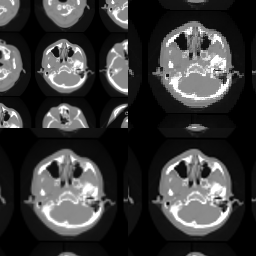

This figure's Python source:
#!/usr/bin/env python

# Test vtkImageReslice with wrap padding and oblique rotation.

# Factory overrides
import vtkmodules.vtkInteractionStyle  # noqa: F401
import vtkmodules.vtkRenderingFreeType  # noqa: F401
import vtkmodules.vtkRenderingOpenGL2  # noqa: F401

import os

from vtkmodules.vtkCommonTransforms import vtkTransform
from vtkmodules.vtkIOImage import vtkImageReader
from vtkmodules.vtkImagingCore import vtkImageReslice
from vtkmodules.vtkRenderingCore import (
    vtkActor2D,
    vtkImageMapper,
    vtkRenderWindow,
    vtkRenderWindowInteractor,
    vtkRenderer,
)

# Image pipeline
reader = vtkImageReader()
reader.ReleaseDataFlagOff()
reader.SetDataByteOrderToLittleEndian()
reader.SetDataExtent(0, 63, 0, 63, 1, 93)
reader.SetDataSpacing(3.2, 3.2, 1.5)
data_dir = os.environ.get("VPE_DATA_DIR", os.path.dirname(os.path.abspath(__file__)))

reader.SetFilePrefix(os.path.join(data_dir, "headsq", "quarter"))
reader.SetDataMask(0x7fff)

# Rotate about the center of the image
transform = vtkTransform()
transform.Translate(+100.8, +100.8, +69.0)
transform.RotateWXYZ(10, 1, 1, 0)
transform.Translate(-100.8, -100.8, -69.0)

# Cubic with wrap
reslice1 = vtkImageReslice()
reslice1.SetInputConnection(reader.GetOutputPort())
reslice1.WrapOn()
reslice1.SetResliceTransform(transform)
reslice1.SetInterpolationModeToCubic()
reslice1.SetOutputSpacing(2.0, 2.0, 1.5)
reslice1.SetOutputOrigin(-32, -32, 40)
reslice1.SetOutputExtent(0, 127, 0, 127, 0, 0)

# Linear with wrap
reslice2 = vtkImageReslice()
reslice2.SetInputConnection(reader.GetOutputPort())
reslice2.WrapOn()
reslice2.SetResliceTransform(transform)
reslice2.SetInterpolationModeToLinear()
reslice2.SetOutputSpacing(2.0, 2.0, 1.5)
reslice2.SetOutputOrigin(-32, -32, 40)
reslice2.SetOutputExtent(0, 127, 0, 127, 0, 0)

# Nearest neighbor with wrap
reslice3 = vtkImageReslice()
reslice3.SetInputConnection(reader.GetOutputPort())
reslice3.WrapOn()
reslice3.SetResliceTransform(transform)
reslice3.SetInterpolationModeToNearestNeighbor()
reslice3.SetOutputSpacing(2.0, 2.0, 1.5)
reslice3.SetOutputOrigin(-32, -32, 40)
reslice3.SetOutputExtent(0, 127, 0, 127, 0, 0)

# Linear at original spacing with wrap
reslice4 = vtkImageReslice()
reslice4.SetInputConnection(reader.GetOutputPort())
reslice4.WrapOn()
reslice4.SetResliceTransform(transform)
reslice4.SetInterpolationModeToLinear()
reslice4.SetOutputSpacing(3.2, 3.2, 1.5)
reslice4.SetOutputOrigin(-102.4, -102.4, 40)
reslice4.SetOutputExtent(0, 127, 0, 127, 0, 0)

# Mapper + Actor pairs
mapper_0 = vtkImageMapper()
mapper_0.SetInputConnection(reslice1.GetOutputPort())
mapper_0.SetColorWindow(2000)
mapper_0.SetColorLevel(1000)
mapper_0.SetZSlice(0)

actor_0 = vtkActor2D()
actor_0.SetMapper(mapper_0)

mapper_1 = vtkImageMapper()
mapper_1.SetInputConnection(reslice2.GetOutputPort())
mapper_1.SetColorWindow(2000)
mapper_1.SetColorLevel(1000)
mapper_1.SetZSlice(0)

actor_1 = vtkActor2D()
actor_1.SetMapper(mapper_1)

mapper_2 = vtkImageMapper()
mapper_2.SetInputConnection(reslice3.GetOutputPort())
mapper_2.SetColorWindow(2000)
mapper_2.SetColorLevel(1000)
mapper_2.SetZSlice(0)

actor_2 = vtkActor2D()
actor_2.SetMapper(mapper_2)

mapper_3 = vtkImageMapper()
mapper_3.SetInputConnection(reslice4.GetOutputPort())
mapper_3.SetColorWindow(2000)
mapper_3.SetColorLevel(1000)
mapper_3.SetZSlice(0)

actor_3 = vtkActor2D()
actor_3.SetMapper(mapper_3)

# Renderers in four viewports
renderer_0 = vtkRenderer()
renderer_0.AddViewProp(actor_0)
renderer_0.SetViewport(0.5, 0.0, 1.0, 0.5)

renderer_1 = vtkRenderer()
renderer_1.AddViewProp(actor_1)
renderer_1.SetViewport(0.0, 0.0, 0.5, 0.5)

renderer_2 = vtkRenderer()
renderer_2.AddViewProp(actor_2)
renderer_2.SetViewport(0.5, 0.5, 1.0, 1.0)

renderer_3 = vtkRenderer()
renderer_3.AddViewProp(actor_3)
renderer_3.SetViewport(0.0, 0.5, 0.5, 1.0)

# Window
render_window = vtkRenderWindow()
render_window.AddRenderer(renderer_0)
render_window.AddRenderer(renderer_1)
render_window.AddRenderer(renderer_2)
render_window.AddRenderer(renderer_3)
render_window.SetSize(256, 256)
render_window.SetWindowName("reslice wrap oblique")

# Interactor
interactor = vtkRenderWindowInteractor()
interactor.SetRenderWindow(render_window)

interactor.Initialize()
interactor.Start()
